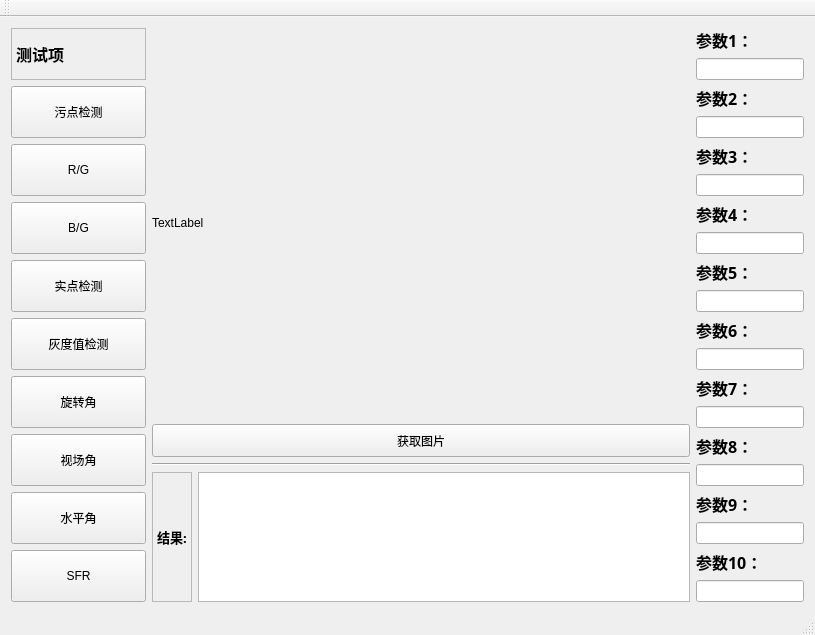
<?xml version="1.0" encoding="UTF-8"?>
<ui version="4.0">
 <class>main_uiClass</class>
 <widget class="QMainWindow" name="main_uiClass">
  <property name="geometry">
   <rect>
    <x>0</x>
    <y>0</y>
    <width>815</width>
    <height>607</height>
   </rect>
  </property>
  <property name="windowTitle">
   <string>main_ui</string>
  </property>
  <widget class="QWidget" name="centralWidget">
   <layout class="QHBoxLayout" name="horizontalLayout_2" stretch="1,4,0">
    <item>
     <layout class="QVBoxLayout" name="verticalLayout">
      <item>
       <widget class="QLabel" name="label">
        <property name="sizePolicy">
         <sizepolicy hsizetype="Preferred" vsizetype="Preferred">
          <horstretch>0</horstretch>
          <verstretch>0</verstretch>
         </sizepolicy>
        </property>
        <property name="font">
         <font>
          <family>Agency FB</family>
          <pointsize>12</pointsize>
          <weight>75</weight>
          <bold>true</bold>
         </font>
        </property>
        <property name="layoutDirection">
         <enum>Qt::RightToLeft</enum>
        </property>
        <property name="frameShape">
         <enum>QFrame::StyledPanel</enum>
        </property>
        <property name="midLineWidth">
         <number>12</number>
        </property>
        <property name="text">
         <string>测试项</string>
        </property>
        <property name="textFormat">
         <enum>Qt::RichText</enum>
        </property>
       </widget>
      </item>
      <item>
       <widget class="QPushButton" name="btn_1">
        <property name="sizePolicy">
         <sizepolicy hsizetype="Minimum" vsizetype="Preferred">
          <horstretch>0</horstretch>
          <verstretch>0</verstretch>
         </sizepolicy>
        </property>
        <property name="text">
         <string>污点检测</string>
        </property>
       </widget>
      </item>
      <item>
       <widget class="QPushButton" name="btn_2">
        <property name="sizePolicy">
         <sizepolicy hsizetype="Minimum" vsizetype="Preferred">
          <horstretch>0</horstretch>
          <verstretch>0</verstretch>
         </sizepolicy>
        </property>
        <property name="text">
         <string>R/G</string>
        </property>
       </widget>
      </item>
      <item>
       <widget class="QPushButton" name="btn_3">
        <property name="sizePolicy">
         <sizepolicy hsizetype="Minimum" vsizetype="Preferred">
          <horstretch>0</horstretch>
          <verstretch>0</verstretch>
         </sizepolicy>
        </property>
        <property name="text">
         <string>B/G</string>
        </property>
       </widget>
      </item>
      <item>
       <widget class="QPushButton" name="btn_4">
        <property name="sizePolicy">
         <sizepolicy hsizetype="Minimum" vsizetype="Preferred">
          <horstretch>0</horstretch>
          <verstretch>0</verstretch>
         </sizepolicy>
        </property>
        <property name="text">
         <string>实点检测</string>
        </property>
       </widget>
      </item>
      <item>
       <widget class="QPushButton" name="btn_5">
        <property name="sizePolicy">
         <sizepolicy hsizetype="Preferred" vsizetype="Preferred">
          <horstretch>0</horstretch>
          <verstretch>0</verstretch>
         </sizepolicy>
        </property>
        <property name="text">
         <string>灰度值检测</string>
        </property>
       </widget>
      </item>
      <item>
       <widget class="QPushButton" name="btn_6">
        <property name="sizePolicy">
         <sizepolicy hsizetype="Preferred" vsizetype="Preferred">
          <horstretch>0</horstretch>
          <verstretch>0</verstretch>
         </sizepolicy>
        </property>
        <property name="text">
         <string>旋转角</string>
        </property>
       </widget>
      </item>
      <item>
       <widget class="QPushButton" name="btn_7">
        <property name="sizePolicy">
         <sizepolicy hsizetype="Preferred" vsizetype="Preferred">
          <horstretch>0</horstretch>
          <verstretch>0</verstretch>
         </sizepolicy>
        </property>
        <property name="text">
         <string>视场角</string>
        </property>
       </widget>
      </item>
      <item>
       <widget class="QPushButton" name="btn_8">
        <property name="sizePolicy">
         <sizepolicy hsizetype="Minimum" vsizetype="Preferred">
          <horstretch>0</horstretch>
          <verstretch>0</verstretch>
         </sizepolicy>
        </property>
        <property name="text">
         <string>水平角</string>
        </property>
       </widget>
      </item>
      <item>
       <widget class="QPushButton" name="btn_9">
        <property name="sizePolicy">
         <sizepolicy hsizetype="Minimum" vsizetype="Preferred">
          <horstretch>0</horstretch>
          <verstretch>0</verstretch>
         </sizepolicy>
        </property>
        <property name="text">
         <string>SFR</string>
        </property>
       </widget>
      </item>
     </layout>
    </item>
    <item>
     <layout class="QVBoxLayout" name="verticalLayout_13" stretch="12,1,1,4">
      <item>
       <widget class="QLabel" name="image_show">
        <property name="text">
         <string>TextLabel</string>
        </property>
       </widget>
      </item>
      <item>
       <widget class="QPushButton" name="open_file">
        <property name="sizePolicy">
         <sizepolicy hsizetype="Preferred" vsizetype="Preferred">
          <horstretch>0</horstretch>
          <verstretch>0</verstretch>
         </sizepolicy>
        </property>
        <property name="text">
         <string>获取图片</string>
        </property>
       </widget>
      </item>
      <item>
       <widget class="Line" name="line">
        <property name="orientation">
         <enum>Qt::Horizontal</enum>
        </property>
       </widget>
      </item>
      <item>
       <layout class="QHBoxLayout" name="horizontalLayout">
        <item>
         <widget class="QLabel" name="label_14">
          <property name="sizePolicy">
           <sizepolicy hsizetype="Preferred" vsizetype="Preferred">
            <horstretch>0</horstretch>
            <verstretch>0</verstretch>
           </sizepolicy>
          </property>
          <property name="font">
           <font>
            <family>Agency FB</family>
            <pointsize>10</pointsize>
            <weight>75</weight>
            <bold>true</bold>
           </font>
          </property>
          <property name="layoutDirection">
           <enum>Qt::RightToLeft</enum>
          </property>
          <property name="frameShape">
           <enum>QFrame::StyledPanel</enum>
          </property>
          <property name="midLineWidth">
           <number>12</number>
          </property>
          <property name="text">
           <string>结果:</string>
          </property>
          <property name="textFormat">
           <enum>Qt::RichText</enum>
          </property>
         </widget>
        </item>
        <item>
         <widget class="QTextEdit" name="result_show">
          <property name="sizePolicy">
           <sizepolicy hsizetype="Expanding" vsizetype="Preferred">
            <horstretch>0</horstretch>
            <verstretch>0</verstretch>
           </sizepolicy>
          </property>
         </widget>
        </item>
       </layout>
      </item>
     </layout>
    </item>
    <item>
     <layout class="QVBoxLayout" name="verticalLayout_7">
      <item>
       <layout class="QVBoxLayout" name="verticalLayout_11">
        <item>
         <widget class="QLabel" name="label_10">
          <property name="font">
           <font>
            <family>Agency FB</family>
            <pointsize>12</pointsize>
            <weight>75</weight>
            <bold>true</bold>
           </font>
          </property>
          <property name="text">
           <string>参数1：</string>
          </property>
         </widget>
        </item>
        <item>
         <widget class="QLineEdit" name="param_1"/>
        </item>
       </layout>
      </item>
      <item>
       <layout class="QVBoxLayout" name="verticalLayout_12">
        <item>
         <widget class="QLabel" name="label_11">
          <property name="font">
           <font>
            <family>Agency FB</family>
            <pointsize>12</pointsize>
            <weight>75</weight>
            <bold>true</bold>
           </font>
          </property>
          <property name="text">
           <string>参数2：</string>
          </property>
         </widget>
        </item>
        <item>
         <widget class="QLineEdit" name="param_2"/>
        </item>
       </layout>
      </item>
      <item>
       <layout class="QVBoxLayout" name="verticalLayout_9">
        <item>
         <widget class="QLabel" name="label_8">
          <property name="font">
           <font>
            <family>Agency FB</family>
            <pointsize>12</pointsize>
            <weight>75</weight>
            <bold>true</bold>
           </font>
          </property>
          <property name="text">
           <string>参数3：</string>
          </property>
         </widget>
        </item>
        <item>
         <widget class="QLineEdit" name="param_3"/>
        </item>
       </layout>
      </item>
      <item>
       <layout class="QVBoxLayout" name="verticalLayout_10">
        <item>
         <widget class="QLabel" name="label_9">
          <property name="font">
           <font>
            <family>Agency FB</family>
            <pointsize>12</pointsize>
            <weight>75</weight>
            <bold>true</bold>
           </font>
          </property>
          <property name="text">
           <string>参数4：</string>
          </property>
         </widget>
        </item>
        <item>
         <widget class="QLineEdit" name="param_4"/>
        </item>
       </layout>
      </item>
      <item>
       <layout class="QVBoxLayout" name="verticalLayout_8">
        <item>
         <widget class="QLabel" name="label_7">
          <property name="font">
           <font>
            <family>Agency FB</family>
            <pointsize>12</pointsize>
            <weight>75</weight>
            <bold>true</bold>
           </font>
          </property>
          <property name="text">
           <string>参数5：</string>
          </property>
         </widget>
        </item>
        <item>
         <widget class="QLineEdit" name="param_5"/>
        </item>
       </layout>
      </item>
      <item>
       <layout class="QVBoxLayout" name="verticalLayout_3">
        <item>
         <widget class="QLabel" name="label_4">
          <property name="font">
           <font>
            <family>Agency FB</family>
            <pointsize>12</pointsize>
            <weight>75</weight>
            <bold>true</bold>
           </font>
          </property>
          <property name="text">
           <string>参数6：</string>
          </property>
         </widget>
        </item>
        <item>
         <widget class="QLineEdit" name="param_6"/>
        </item>
       </layout>
      </item>
      <item>
       <layout class="QVBoxLayout" name="verticalLayout_6">
        <item>
         <widget class="QLabel" name="label_2">
          <property name="font">
           <font>
            <family>Agency FB</family>
            <pointsize>12</pointsize>
            <weight>75</weight>
            <bold>true</bold>
           </font>
          </property>
          <property name="text">
           <string>参数7：</string>
          </property>
         </widget>
        </item>
        <item>
         <widget class="QLineEdit" name="param_7"/>
        </item>
       </layout>
      </item>
      <item>
       <layout class="QVBoxLayout" name="verticalLayout_2">
        <item>
         <widget class="QLabel" name="label_3">
          <property name="font">
           <font>
            <family>Agency FB</family>
            <pointsize>12</pointsize>
            <weight>75</weight>
            <bold>true</bold>
           </font>
          </property>
          <property name="text">
           <string>参数8：</string>
          </property>
         </widget>
        </item>
        <item>
         <widget class="QLineEdit" name="param_8"/>
        </item>
       </layout>
      </item>
      <item>
       <layout class="QVBoxLayout" name="verticalLayout_4">
        <item>
         <widget class="QLabel" name="label_5">
          <property name="font">
           <font>
            <family>Agency FB</family>
            <pointsize>12</pointsize>
            <weight>75</weight>
            <bold>true</bold>
           </font>
          </property>
          <property name="text">
           <string>参数9：</string>
          </property>
         </widget>
        </item>
        <item>
         <widget class="QLineEdit" name="param_9"/>
        </item>
       </layout>
      </item>
      <item>
       <layout class="QVBoxLayout" name="verticalLayout_5">
        <item>
         <widget class="QLabel" name="label_6">
          <property name="font">
           <font>
            <family>Agency FB</family>
            <pointsize>12</pointsize>
            <weight>75</weight>
            <bold>true</bold>
           </font>
          </property>
          <property name="text">
           <string>参数10：</string>
          </property>
         </widget>
        </item>
        <item>
         <widget class="QLineEdit" name="param_10"/>
        </item>
       </layout>
      </item>
     </layout>
    </item>
   </layout>
  </widget>
  <widget class="QMenuBar" name="menuBar">
   <property name="geometry">
    <rect>
     <x>0</x>
     <y>0</y>
     <width>815</width>
     <height>23</height>
    </rect>
   </property>
  </widget>
  <widget class="QToolBar" name="mainToolBar">
   <attribute name="toolBarArea">
    <enum>TopToolBarArea</enum>
   </attribute>
   <attribute name="toolBarBreak">
    <bool>false</bool>
   </attribute>
  </widget>
  <widget class="QStatusBar" name="statusBar"/>
 </widget>
 <layoutdefault spacing="6" margin="11"/>
 <resources>
  <include location="main_ui.qrc"/>
 </resources>
 <connections>
  <connection>
   <sender>open_file</sender>
   <signal>clicked()</signal>
   <receiver>main_uiClass</receiver>
   <slot>Open_File()</slot>
   <hints>
    <hint type="sourcelabel">
     <x>310</x>
     <y>516</y>
    </hint>
    <hint type="destinationlabel">
     <x>362</x>
     <y>543</y>
    </hint>
   </hints>
  </connection>
  <connection>
   <sender>btn_1</sender>
   <signal>clicked()</signal>
   <receiver>main_uiClass</receiver>
   <slot>Slot_1()</slot>
   <hints>
    <hint type="sourcelabel">
     <x>30</x>
     <y>113</y>
    </hint>
    <hint type="destinationlabel">
     <x>4</x>
     <y>120</y>
    </hint>
   </hints>
  </connection>
  <connection>
   <sender>btn_2</sender>
   <signal>clicked()</signal>
   <receiver>main_uiClass</receiver>
   <slot>Slot_2()</slot>
   <hints>
    <hint type="sourcelabel">
     <x>22</x>
     <y>173</y>
    </hint>
    <hint type="destinationlabel">
     <x>2</x>
     <y>179</y>
    </hint>
   </hints>
  </connection>
  <connection>
   <sender>btn_3</sender>
   <signal>clicked()</signal>
   <receiver>main_uiClass</receiver>
   <slot>Slot_3()</slot>
   <hints>
    <hint type="sourcelabel">
     <x>29</x>
     <y>232</y>
    </hint>
    <hint type="destinationlabel">
     <x>4</x>
     <y>233</y>
    </hint>
   </hints>
  </connection>
  <connection>
   <sender>btn_4</sender>
   <signal>clicked()</signal>
   <receiver>main_uiClass</receiver>
   <slot>Slot_4()</slot>
   <hints>
    <hint type="sourcelabel">
     <x>15</x>
     <y>284</y>
    </hint>
    <hint type="destinationlabel">
     <x>4</x>
     <y>290</y>
    </hint>
   </hints>
  </connection>
  <connection>
   <sender>btn_5</sender>
   <signal>clicked()</signal>
   <receiver>main_uiClass</receiver>
   <slot>Slot_5()</slot>
   <hints>
    <hint type="sourcelabel">
     <x>27</x>
     <y>340</y>
    </hint>
    <hint type="destinationlabel">
     <x>-5</x>
     <y>328</y>
    </hint>
   </hints>
  </connection>
  <connection>
   <sender>btn_6</sender>
   <signal>clicked()</signal>
   <receiver>main_uiClass</receiver>
   <slot>Slot_6()</slot>
   <hints>
    <hint type="sourcelabel">
     <x>21</x>
     <y>388</y>
    </hint>
    <hint type="destinationlabel">
     <x>-1</x>
     <y>386</y>
    </hint>
   </hints>
  </connection>
  <connection>
   <sender>btn_7</sender>
   <signal>clicked()</signal>
   <receiver>main_uiClass</receiver>
   <slot>Slot_7()</slot>
   <hints>
    <hint type="sourcelabel">
     <x>22</x>
     <y>446</y>
    </hint>
    <hint type="destinationlabel">
     <x>0</x>
     <y>439</y>
    </hint>
   </hints>
  </connection>
  <connection>
   <sender>btn_8</sender>
   <signal>clicked()</signal>
   <receiver>main_uiClass</receiver>
   <slot>Slot_8()</slot>
   <hints>
    <hint type="sourcelabel">
     <x>36</x>
     <y>503</y>
    </hint>
    <hint type="destinationlabel">
     <x>-3</x>
     <y>488</y>
    </hint>
   </hints>
  </connection>
  <connection>
   <sender>btn_9</sender>
   <signal>clicked()</signal>
   <receiver>main_uiClass</receiver>
   <slot>Slot_9()</slot>
   <hints>
    <hint type="sourcelabel">
     <x>23</x>
     <y>546</y>
    </hint>
    <hint type="destinationlabel">
     <x>0</x>
     <y>541</y>
    </hint>
   </hints>
  </connection>
 </connections>
 <slots>
  <slot>Open_File()</slot>
  <slot>Slot_1()</slot>
  <slot>Slot_2()</slot>
  <slot>Slot_3()</slot>
  <slot>Slot_4()</slot>
  <slot>Slot_5()</slot>
  <slot>Slot_6()</slot>
  <slot>Slot_7()</slot>
  <slot>Slot_8()</slot>
  <slot>Slot_9()</slot>
 </slots>
</ui>
